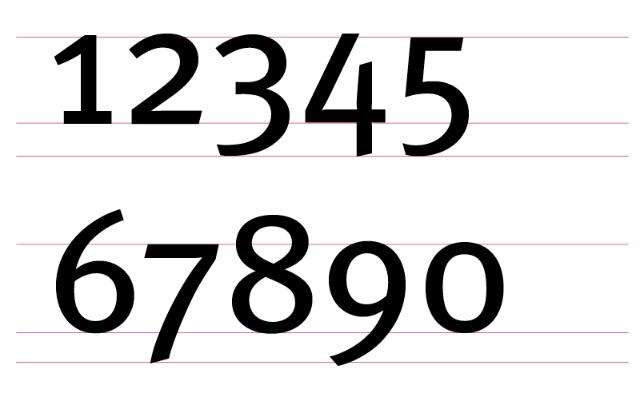
#> input picture Opencv3/data2/5/timg.jpg, 640 x 397 px
$ python demo3.py   (older library calls are emulated)
#> lines starting #> are read from the running program, lines starting #| are printed output that depends on the picture; after the words box and inside, x2 and y2 are one past the last pixel; in counts of white or black regions, pixels touching at a corner belong together
#> further down, img is the input picture: shape (397, 640, 3); mean B, G, R 219.5, 219.2, 219.7
'''
    弧长面积测量   approxPolyDP
    contour 轮廓  epsilon 阈值 越小越逼近真实值   close 闭合区域 一般都是闭合
    几何距计算  原点距   中心距   图象的重心坐标点
    多边形逼近  approxPolyDP  可以区分形状
'''

import cv2 as cv
import numpy as np

# 测量
def measure_demo(img):
    # dst = cv.medianBlur(img,13)
    # 灰度
    gray = cv.cvtColor(img,cv.COLOR_BGR2GRAY)
    # 二值化处理  INV取反
    ret,binary = cv.threshold(gray,0,255,cv.THRESH_BINARY_INV|cv.THRESH_OTSU)
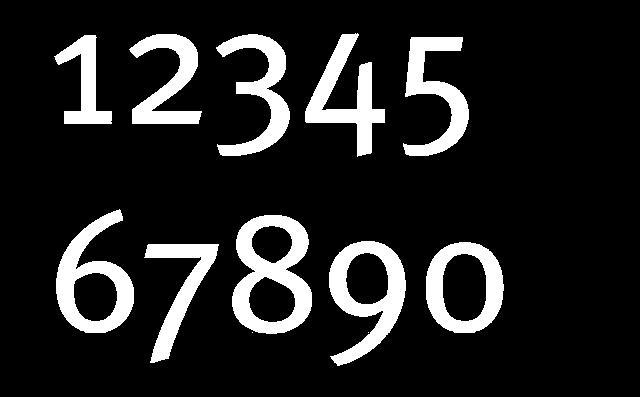
#> binary: shape (397, 640); 13.5% white; 12 white regions (2 under 20 px)
#> ret = 130
    print("num:{}".format(ret))
#| num:130.0
    cv.imshow("binary",binary)
    # 找到轮廓
    outImage,contours,hireachy =cv.findContours(binary,cv.RETR_EXTERNAL,cv.CHAIN_APPROX_SIMPLE)
#> contours = 12 contours, 2 with area under 20; largest, box (x1, y1, x2, y2) and area: (232, 215, 312, 334) 7289, (426, 242, 504, 333) 5658, (329, 241, 406, 366) 5656, (56, 209, 134, 333) 5476, (305, 33, 385, 157) 3288; hireachy = [[1, -1, -1, -1], [2, 0, -1, -1], [3, 1, -1, -1], [4, 2, -1, -1], [5, 3, -1, -1], [6, 4, -1, -1], [7, 5, -1, -1], [8, 6, -1, -1], [9, 7, -1, -1], [10, 8, -1, -1], [11, 9, -1, -1], [-1, 10, -1, -1]]
    # 使用迭代器
    for i,contour in enumerate(contours):
        # 面积
        area = cv.contourArea(contour)
        # 画区域
        x,y,w,h = cv.boundingRect(contour)
        # 几何距
        mm = cv.moments(contour)
        # print(mm)
        # print(mm['m01'],mm['m10'],mm['m00'])
        # 比例
        rate = min(w,h)/max(w,h)
        print("rate:%s"%rate)
        if mm['m00']:
            print(mm['m10'],mm['m01'],mm['m00'])
            cx = mm['m10']/mm['m00']
            cy = mm['m01']/mm['m00']
        # 2 半径
            cv.circle(img,(np.int(cx),np.int(cy)),3,(0,255,255),-1)
        # 画矩形
        #     cv.rectangle(img,(x,y),(x+w,y+h),(0,0,255),2)
            print("area:%s"%area)
            # 4 是直线逼近上下左右之间的距离 越近越真实
            approxCurve = cv.approxPolyDP(contour,4,True)
            print(approxCurve.shape)
            if approxCurve.shape[0] >= 14:
                cv.drawContours(img,contours,i,(255,0,0),2)
            if approxCurve.shape[0] < 10:
                cv.drawContours(img,contours,i,(0,255,255),2)
            if approxCurve.shape[0] ==11 or approxCurve.shape[0] ==13:
                cv.drawContours(img,contours,i,(0,0,255),2)
#> this loop made 12 passes
#> (area, x, y, w, h, rate, cx, cy) on passes 3 to 12: (2576.5, 144, 244, 75, 119, 0.63, 179.8, 288.9), (5658, 426, 242, 78, 91, 0.857, 464.1, 287.1), (5656, 329, 241, 77, 125, 0.616, 367.5, 290), (7289, 232, 215, 80, 119, 0.672, 271.5, 275.1), (5475.5, 56, 209, 78, 124, 0.629, 93.11, 284.9), (3062, 403, 37, 66, 119, 0.555, 435.8, 92.43), (1950.5, 54, 35, 58, 89, 0.652, 84.75, 82.29), (3146, 216, 34, 74, 122, 0.607, 260.6, 91.84), (2770.5, 129, 34, 73, 90, 0.811, 167.4, 80.67), (3288, 305, 33, 80, 124, 0.645, 346.2, 97.02)
#> (printed output is left out)
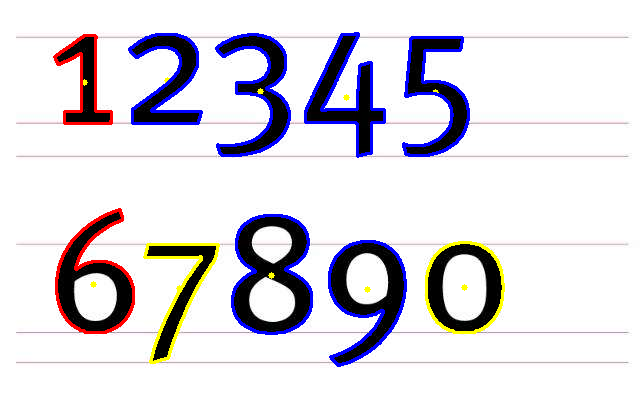
#> img: shape (397, 640, 3); 5.45% of pixels changed, all inside (x1, y1, x2, y2) = (53, 32, 505, 367)
    cv.imshow("measure_demo",img)

img = cv.imread("timg.jpg")
print('创建成功')
cv.imshow('ljw',img)
measure_demo(img)
cv.waitKey(0)
cv.destroyAllWindows()
